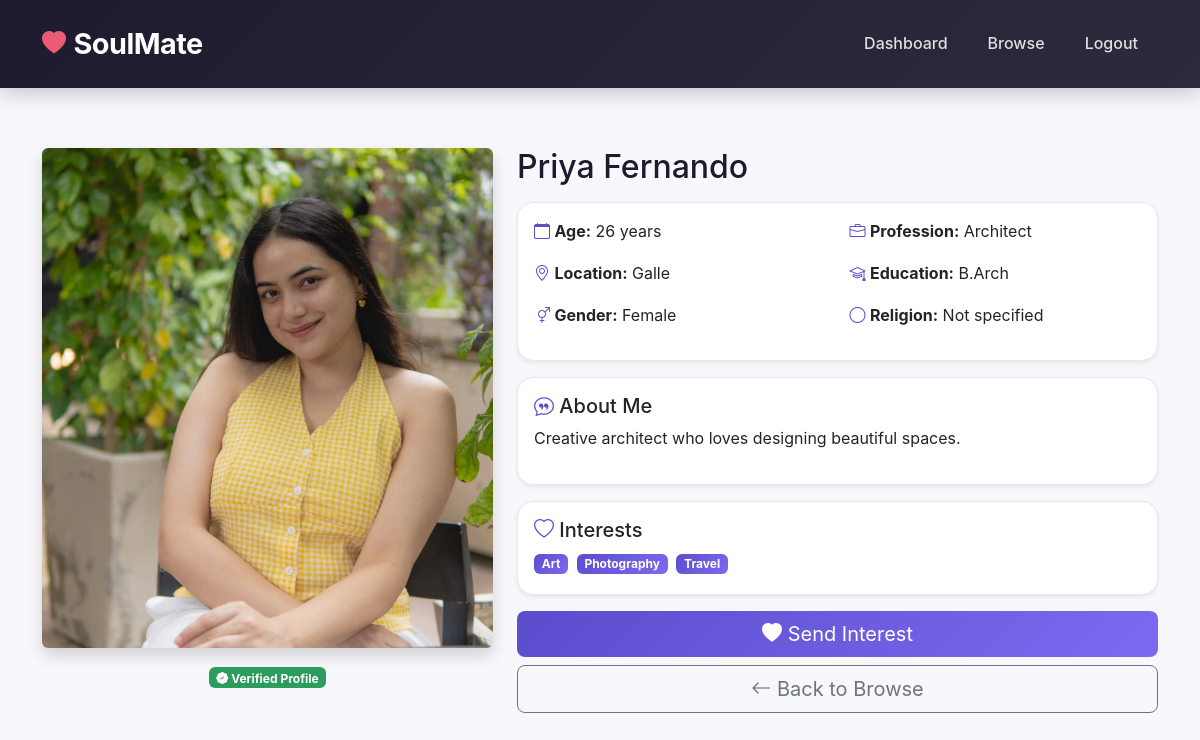
Page /profile.php?id=4 (signed in) on the committed database.
### tables this page shows
CREATE TABLE users (
    id INT AUTO_INCREMENT PRIMARY KEY,
    first_name VARCHAR(50) NOT NULL,
    last_name VARCHAR(50) NOT NULL,
    email VARCHAR(100) UNIQUE NOT NULL,
    password_hash VARCHAR(255) NOT NULL,
    gender ENUM('male', 'female', 'other') NOT NULL,
    birthdate DATE NOT NULL,
    location VARCHAR(50) NOT NULL,
    occupation VARCHAR(100),
    education VARCHAR(50),
    religion VARCHAR(50),
    bio TEXT,
    looking_for ENUM('male', 'female', 'both', 'other'),
    interests TEXT,
    profile_image VARCHAR(255),
    is_verified BOOLEAN DEFAULT FALSE,
    created_at TIMESTAMP DEFAULT CURRENT_TIMESTAMP,
    updated_at TIMESTAMP DEFAULT CURRENT_TIMESTAMP ON UPDATE CURRENT_TIMESTAMP,
    last_login TIMESTAMP NULL
);

### includes/functions.php (called while the page is built, shortened)
<?php
function calculateAge($birthdate) {
    $today = new DateTime();
    $dob = new DateTime($birthdate);
    $diff = $today->diff($dob);
    return $diff->y;
}
function getUserById($userId) {
    $pdo = getDBConnection();
    $stmt = $pdo->prepare("SELECT * FROM users WHERE id = ?");
    $stmt->execute([$userId]);
    return $stmt->fetch();
}
?>

### profile.php (the view, shortened to what this page needs)
<?php
require_once 'includes/functions.php';
$profileId = (int)$_GET['id'];
$profile = getUserById($profileId);
$age = calculateAge($profile['birthdate']);
$imgSrc = 'images/profile1.jpeg';
if (!empty($profile['profile_image']) && file_exists($profile['profile_image'])) {
    $imgSrc = $profile['profile_image'];
} else {
    $localImages = [
        1 => 'profile1.jpeg',
        2 => 'profile2.jpeg',
        3 => 'profile3.jpeg',
        4 => 'profile4.jpeg',
        5 => 'profile5.jpeg',
        6 => 'profile6.jpeg'
    ];
    if (isset($localImages[$profile['id']])) {
        $imgSrc = 'images/' . $localImages[$profile['id']];
    } elseif ($profile['gender'] == 'female') {
        $imgSrc = 'images/profile2.jpeg';
    } else {
        $imgSrc = 'images/profile1.jpeg';
    }
}
?>
<!DOCTYPE html>
<html lang="en">
<head>
    <link href="https://cdn.jsdelivr.net/npm/bootstrap@5.3.2/dist/css/bootstrap.min.css" rel="stylesheet">
    <link rel="stylesheet" href="https://cdn.jsdelivr.net/npm/bootstrap-icons@1.11.3/font/bootstrap-icons.min.css">
    <link rel="stylesheet" href="css/style.css">
</head>
<body>
    <nav class="navbar navbar-expand-lg navbar-dark fixed-top soulmate-navbar">
        <div class="container">
            <a class="navbar-brand fw-bold" href="index.php">
                <i class="bi bi-heart-fill me-2"></i>
                SoulMate
            </a>
            <div class="collapse navbar-collapse" id="navbarNav">
                <ul class="navbar-nav ms-auto">
                    <li class="nav-item"><a class="nav-link" href="dashboard.php">Dashboard</a></li>
                    <li class="nav-item"><a class="nav-link" href="browse.php">Browse</a></li>
                    <li class="nav-item"><a class="nav-link" href="auth/logout.php">Logout</a></li>
                </ul>
            </div>
        </div>
    </nav>
    <div style="padding-top: 100px;">
        <div class="container mt-5">
            <div class="row">
                <div class="col-md-5 text-center">
                    <img src="<?php echo $imgSrc; ?>"
                         class="img-fluid rounded shadow"
                         style="max-height: 500px; width: 100%; object-fit: cover;"
                         alt="<?php echo htmlspecialchars($profile['first_name']); ?>">
                    <div class="mt-3">
                        <span class="badge bg-success"><i class="bi bi-patch-check-fill"></i> Verified Profile</span>
                    </div>
                </div>
                <div class="col-md-7">
                    <h2 class="mb-3"><?php echo htmlspecialchars($profile['first_name'] . ' ' . $profile['last_name']); ?></h2>
                    <div class="card shadow-sm mb-3">
                        <div class="card-body">
                            <div class="row">
                                <div class="col-sm-6">
                                    <p><i class="bi bi-calendar" style="color: #5b4dcc;"></i> <strong>Age:</strong> <?php echo $age; ?> years</p>
                                    <p><i class="bi bi-geo-alt" style="color: #5b4dcc;"></i> <strong>Location:</strong> <?php echo htmlspecialchars($profile['location']); ?></p>
                                    <p><i class="bi bi-gender-ambiguous" style="color: #5b4dcc;"></i> <strong>Gender:</strong> <?php echo ucfirst($profile['gender']); ?></p>
                                </div>
                                <div class="col-sm-6">
                                    <p><i class="bi bi-briefcase" style="color: #5b4dcc;"></i> <strong>Profession:</strong> <?php echo htmlspecialchars($profile['occupation'] ?? 'Not specified'); ?></p>
                                    <p><i class="bi bi-mortarboard" style="color: #5b4dcc;"></i> <strong>Education:</strong> <?php echo htmlspecialchars($profile['education'] ?? 'Not specified'); ?></p>
                                    <p><i class="bi bi-circle" style="color: #5b4dcc;"></i> <strong>Religion:</strong> <?php echo htmlspecialchars($profile['religion'] ?? 'Not specified'); ?></p>
                                </div>
                            </div>
                        </div>
                    </div>
                    <div class="card shadow-sm mb-3">
                        <div class="card-body">
                            <h5><i class="bi bi-chat-quote" style="color: #5b4dcc;"></i> About Me</h5>
                            <p><?php echo nl2br(htmlspecialchars($profile['bio'] ?? 'No bio available.')); ?></p>
                        </div>
                    </div>
                    <?php if ($profile['interests']): ?>
                    <div class="card shadow-sm mb-3">
                        <div class="card-body">
                            <h5><i class="bi bi-heart" style="color: #5b4dcc;"></i> Interests</h5>
                            <?php foreach (explode(',', $profile['interests']) as $interest): ?>
                                <span class="badge me-1 mb-1" style="background: linear-gradient(135deg, #5b4dcc 0%, #7c6af0 100%);"><?php echo htmlspecialchars(trim($interest)); ?></span>
                            <?php endforeach; ?>
                        </div>
                    </div>
                    <?php endif; ?>
                    <button class="btn btn-primary btn-lg w-100 mb-2" onclick="showInterest()" style="background: linear-gradient(135deg, #5b4dcc 0%, #7c6af0 100%); border: none;">
                        <i class="bi bi-heart-fill"></i> Send Interest
                    </button>
                    <a href="browse.php" class="btn btn-outline-secondary btn-lg w-100">
                        <i class="bi bi-arrow-left"></i> Back to Browse
                    </a>
                </div>
            </div>
        </div>
    </div>
</body>
</html>

### css/style.css (style rules this page uses)
:root { --primary-color: #4a3f8c; --primary-dark: #3a3070; --primary-light: #6b5ab8; --secondary-color: #8b7dd6; --secondary-light: #b8aee8; --accent-color: #e85d75; --accent-light: #f08a9f; --dark-color: #1e1b2e; --dark-secondary: #2d2a3e; --gray-dark: #4a4758; --gray-medium: #8a8798; --gray-light: #e8e6ef; --light-color: #f8f7fc; --white: #ffffff; --success-color: #2d9d5d; --warning-color: #e8a838; --danger-color: #d64545; }
* { margin: 0; padding: 0; box-sizing: border-box; }
body { font-family: 'Inter', -apple-system, BlinkMacSystemFont, 'Segoe UI', Roboto, sans-serif; color: var(--dark-color); background-color: var(--light-color); overflow-x: hidden; line-height: 1.6; }
.soulmate-navbar { background: linear-gradient(135deg, var(--dark-color) 0%, var(--dark-secondary) 100%) !important; padding: 1rem 0; box-shadow: 0 4px 20px rgba(30, 27, 46, 0.25); z-index: 1000; backdrop-filter: blur(10px); }
.soulmate-navbar .navbar-brand { font-size: 1.8rem; font-weight: 700; color: var(--white) !important; display: flex; align-items: center; letter-spacing: -0.5px; }
.soulmate-navbar .navbar-brand i { font-size: 1.5rem; color: var(--accent-color); margin-right: 0.5rem; }
.soulmate-navbar .nav-link { font-weight: 500; color: rgba(255, 255, 255, 0.85) !important; padding: 0.5rem 1rem !important; margin: 0 0.25rem; position: relative; transition: all 0.3s ease; border-radius: 6px; }
.btn-primary { background: linear-gradient(135deg, var(--primary-color) 0%, var(--primary-light) 100%); border: none; transition: all 0.3s ease; }
.badge.bg-success { background: var(--success-color) !important; }
.card { border-radius: 16px; border: 1px solid var(--gray-light); overflow: hidden; }

### rows in the picture
users: first_name+last_name "Priya Fernando", birthdate "26", location "Galle", gender "Female", occupation "Architect", education "B.Arch", religion "Not specified", bio "Creative architect who loves designing beautiful spaces.", interests "Art", interests "Photography", interests "Travel"
